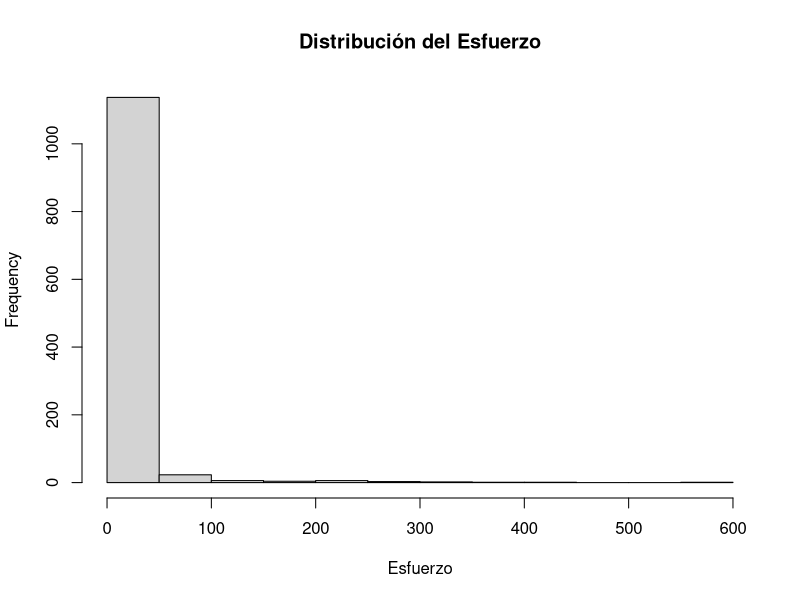
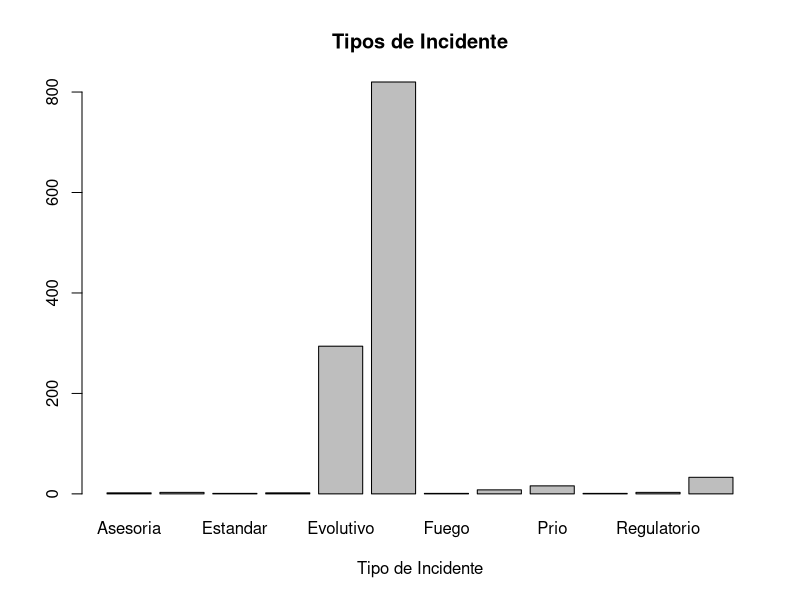
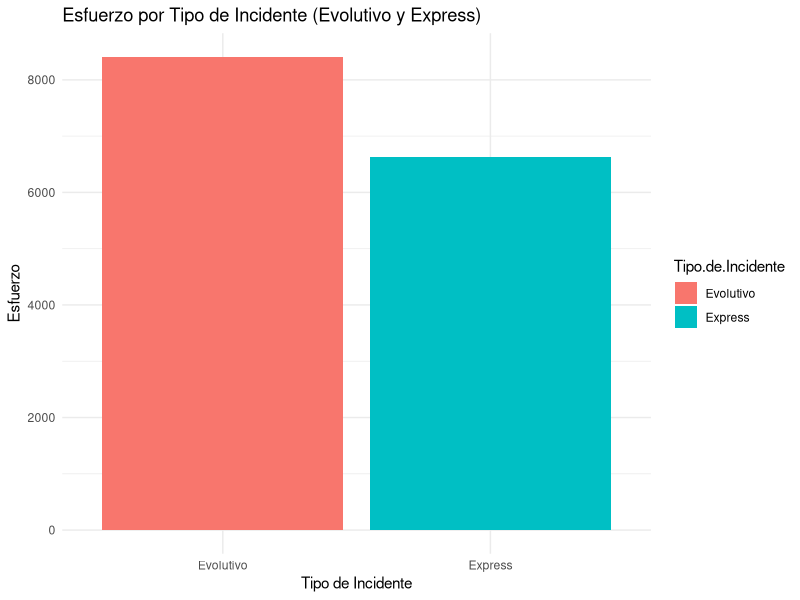
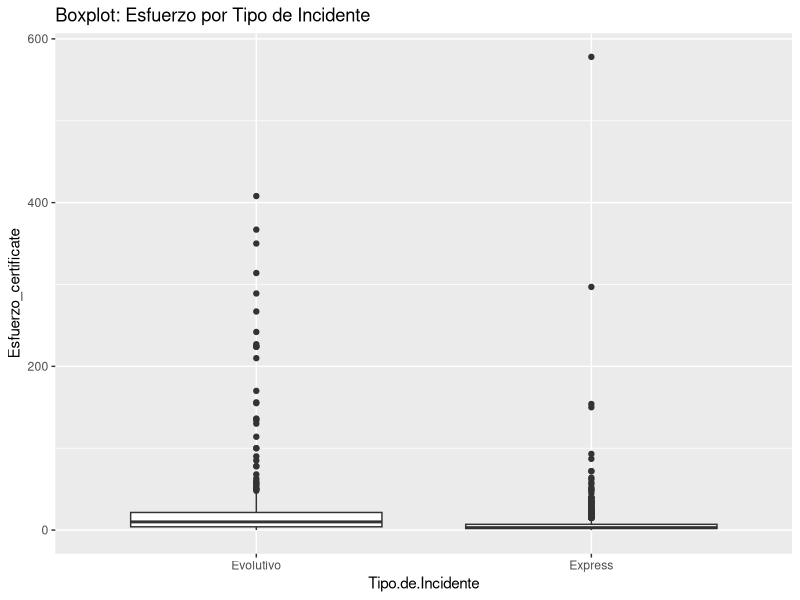
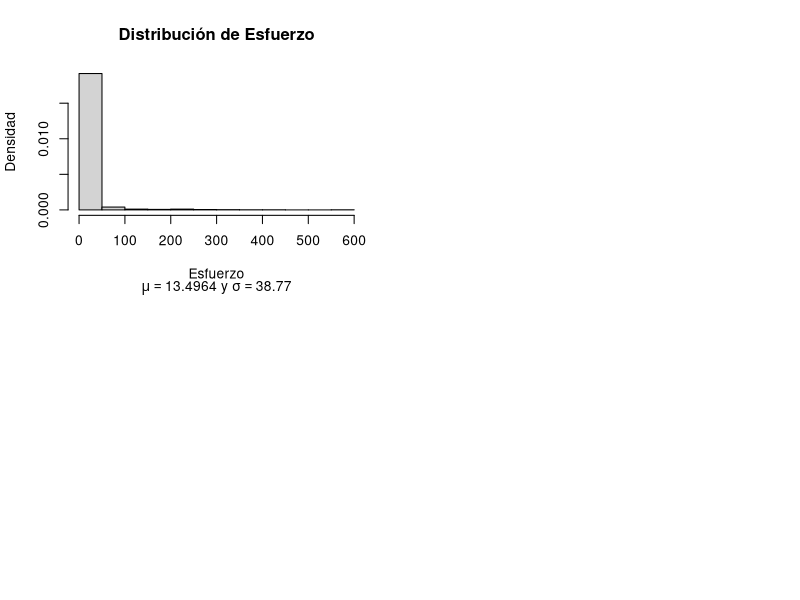

Write R code to recreate these figures, in order. (Note: this script raises an error after producing the figures.)
#Ir al directorio
setwd("C:/Users/Javier/#BEDU/Modulo 4/")

#Librerías a utilzar
library(ggplot2)
library(lubridate)
library(dplyr)


# Cargar el archivo CSV certificaciones 
qa.certs <- read.csv("certs_clean.csv")

# Convertir a dataframe y almacenar en variables
qadf.certs <- as.data.frame(qa.certs)

# Análisis de los dataframes creados
names(qadf.certs)

#Conversión a fecha de la columna Created Date
qadf.certs$Created.Date <- as.Date(qadf.certs$Created.Date, "%d/%m/%Y")  

#----------PLANTEAMIENTO DEL PROBLEMA-------------------
#
#Actualmente dentro del área de QA se realizan estimados de los tiempos que requerirá cada certificación/ejecución de pruebas 
# para cada requerimiento por separado, y en algunas ocasiones esta estimación puede quedarse corta o por el contrario 
# tener demasiada holgura, en ambos casos este desfase puede significar una planificación erronea del resto del tiempo disponible 
# para las demás actividades. Es por esto que un modelo que pueda predecir con mayor certeza el tiempo que tomará 
# realizar dichas pruebas podría ayudar significativamente a las planificaciones que se realizan previo a la 
# ejecución de pruebas o documentación de los incidentes o atención de requerimientos.

#----------ANÁLISIS DEL DATAFRAME------------------------

# Histograma para el campo Esfuerzo_certificate
hist(qadf.certs$Esfuerzo_certificate, main = "Distribución del Esfuerzo", xlab = "Esfuerzo")

# Gráfico de barras para el campo Tipo de Incidente
barplot(table(qadf.certs$Tipo.de.Incidente), main = "Tipos de Incidente", xlab = "Tipo de Incidente")

# Filtrar el dataframe para incluir solo los valores de "Evolutivo" y "Express"
df_evexp <- qadf.certs[qadf.certs$Tipo.de.Incidente %in% c("Evolutivo", "Express"), ]

# Gráfico de barras para el campo Esfuerzo, filtrado por los Tipos de Incidente
ggplot(df_evexp, aes(x = Tipo.de.Incidente, y = Esfuerzo_certificate, fill = Tipo.de.Incidente)) +
  geom_bar(stat = "identity") +
  labs(title = "Esfuerzo por Tipo de Incidente (Evolutivo y Express)",
       x = "Tipo de Incidente", y = "Esfuerzo") +
  theme_minimal()


# Promedio de Esfuerzo para certificaciones 
mean(df_evexp$Esfuerzo_certificate)

# Boxplot para Esfuerzo_certificate por Tipo de Incidente
ggplot(df_evexp, aes(x = Tipo.de.Incidente, y = Esfuerzo_certificate)) +
  geom_boxplot() +
  labs(title = "Boxplot: Esfuerzo por Tipo de Incidente")


# Calcular mu y sigma
mu <- mean(df_evexp$Esfuerzo_certificate)
sigma <- sd(df_evexp$Esfuerzo_certificate)

#DISTRIBUCIÓN NORMAL
par(mfrow = c(2, 2))

# Crear histograma
hist(df_evexp$Esfuerzo_certificate, breaks = 20, prob = TRUE,
     main = "Distribución de Esfuerzo",
     xlab = "Esfuerzo", ylab = "Densidad")
title( sub = expression(paste(mu == 13.4964, " y ", sigma == 38.77)))
curve(dnorm(x, mean = mudf, sd = sigmadf), col = "blue", lwd = 2, add = TRUE)


#PROBABILIDAD DE X<=50
# Crear polígono para la probabilidad de Esfuerzo <= 50
x <- seq(0, 50, length.out = 100)
hx <- dnorm(x, mean = mu, sd = sigma)
polygon(c(0, x, 50), c(0, hx, 0), col = "red", border = NA)

# Agregar etiqueta de probabilidad
area <- pnorm(50, mean = mu, sd = sigma)
result <- paste("P(Esfuerzo <= 50) =", signif(area, digits = 3))
mtext(result, 3)


#PROBABILIDAD DE 25 <= X <= 75
hist(df_evexp$Esfuerzo_certificate, breaks = 20, prob = TRUE,
     main = "Distribución de Esfuerzo",
     xlab = "Esfuerzo", ylab = "Densidad")
title( sub = expression(paste(mu == 13.4964, " y ", sigma == 38.77)))
curve(dnorm(x, mean = mudf, sd = sigmadf), col = "blue", lwd = 2, add = TRUE)

# Crear polígono para la probabilidad de Esfuerzo 25 <= X <= 75
x <- seq(25, 75, length.out = 100)
hx <- dnorm(x, mean = mu, sd = sigma)
polygon(c(25, x, 75), c(0, hx, 0), col = "yellow", border = NA)

# Agregar etiqueta de probabilidad
area <- pnorm(25, mean = mu, sd = sigma) - pnorm(75, mean = mu, sd = sigma)
result <- paste("P(25 <= X <= 75) =", signif(area, digits = 3))
mtext(result, 3)


#PROBABILIDAD DE X >= 100
hist(df_evexp$Esfuerzo_certificate, breaks = 20, prob = TRUE,
     main = "Distribución de Esfuerzo",
     xlab = "Esfuerzo", ylab = "Densidad")
title( sub = expression(paste(mu == 13.4964, " y ", sigma == 38.77)))
curve(dnorm(x, mean = mudf, sd = sigmadf), col = "blue", lwd = 2, add = TRUE)

# Crear polígono para la probabilidad de Esfuerzo >= 100
x <- seq(100, max(df_evexp$Esfuerzo_certificate), length.out = 100)
hx <- dnorm(x, mean = mu, sd = sigma)
polygon(c(100, x[x>=100], max(x)), c(0, hx, 0), col = "green", border = NA)

# Agregar etiqueta de probabilidad
area <- pnorm(100, mean = mu, sd = sigma, lower.tail = FALSE)
result <- paste("P(Esfuerzo >=100) =", signif(area, digits = 3))
mtext(result, 3)

#--------CONTRASTE DE HIPOTESIS------------------------
#El Esfuerzo tiene una media de 50
# Obtener Muestra
set.seed(29)
x_h0 <- rnorm(df_evexp$Esfuerzo_certificate, mean = 50)

# Realizar el t-test de una muestra

t_test_result <- t.test(x = x, mu = 50, alternative = "two.sided", conf.level = 0.95)

# Imprimir los resultados
print(t_test_result)


#--------------------------------------------
#La media del esfuerzo entre Evolutivo y Express es igual 
df_ev <- qadf.certs[qadf.certs$Tipo.de.Incidente %in% c("Evolutivo"), ]
df_exp <- qadf.certs[qadf.certs$Tipo.de.Incidente %in% c("Express"), ]

#Generación de muestras
express <- rnorm(length(df_exp$Esfuerzo_certificate), mean = mean(df_exp$Esfuerzo_certificate))
evolutivo <- rnorm(length(df_ev$Esfuerzo_certificate), mean = mean(df_ev$Esfuerzo_certificate))

# Realizar el t-test para muestras independientes
t_test_result <- t.test(x = express, y = evolutivo, alternative = "two.sided", conf.level = 0.95)

# Imprimir los resultados
print(t_test_result)


#------------IMPLEMENTACIÓN REGRESIÓN LINEAL MULTIPLE----------------
attach(qadf.certs)
modelo <- lm(Esfuerzo_certificate ~ useCaseTesting_certificate + uatTest_certificate + Tipo.de.Incidente + serviceTesting_certificate)
summary(modelo)

#---Ajuste de modelo
modelo2 <- lm(Esfuerzo_certificate ~ useCaseTesting_certificate + uatTest_certificate + Tipo.de.Incidente)
summary(modelo2)


#---Análisis de Covarianza
modelo3 <- lm(Esfuerzo_certificate ~ useCaseTesting_certificate + uatTest_certificate + Tipo.de.Incidente +
                uatTest_certificate:useCaseTesting_certificate + Tipo.de.Incidente:useCaseTesting_certificate)
summary(modelo3)

